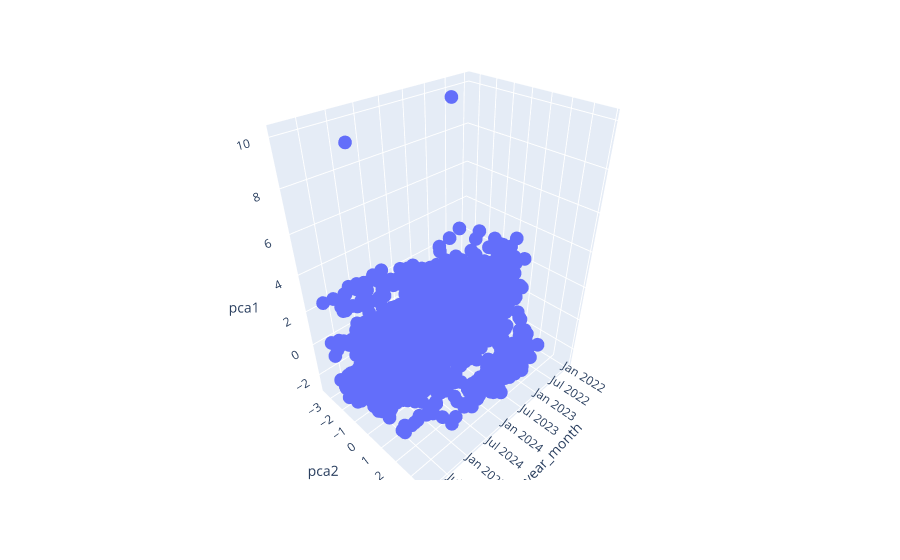

The code cell stored with this chart in its notebook:
### Code cell
import plotly.express as pe
# тяжело читать график
pe.scatter_3d(data_frame=monthly_vectors, x='year_month', y='pca2', z='pca1')

### Figure 1 — Plotly figure (JSON) as saved in the notebook; plotly's stock layout.template omitted (floating-point values rounded to 4 significant figures; data arrays with more than 128 entries replaced by an {"elided": "..."} marker saying what was removed)
{"data": [{"hovertemplate": "year_month=%{x}<br>pca2=%{y}<br>pca1=%{z}<extra></extra>", "legendgroup": "", "marker": {"color": "#636efa", "symbol": "circle"}, "mode": "markers", "name": "", "scene": "scene", "showlegend": false, "type": "scatter3d", "x": {"elided": "1766 str values"}, "y": {"elided": "1766 float values"}, "z": {"elided": "1766 float values"}}], "layout": {"legend": {"tracegroupgap": 0}, "margin": {"t": 60}, "scene": {"domain": {"x": [0, 1], "y": [0, 1]}, "xaxis": {"title": {"text": "year_month"}}, "yaxis": {"title": {"text": "pca2"}}, "zaxis": {"title": {"text": "pca1"}}}}}
